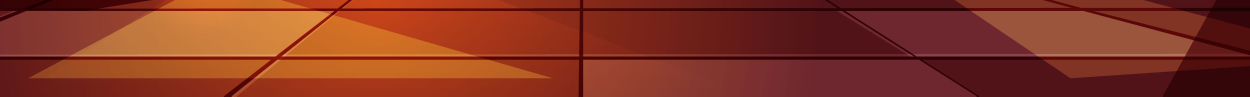
#> input picture Lighthouse-Game/Deprecated/ground_unscaled.png, 4999 x 385 px, found by its file name (shown at 1/4 size)
$ python resize.py
#> lines starting #> are read from the running program, lines starting #| are printed output that depends on the picture
from PIL import Image

# Open the PNG image
image = Image.open("BG2/ground/ground_unscaled.png")
#> image is the input picture: PIL image 4999x385 RGBA; mean R, G, B, A 134.4, 53.6, 34, 255

# Define the new dimensions
new_width = 800  # Set to your desired width
new_height = 135 # Set to your desired height

# Resize the image
resized_image = image.resize((new_width, new_height))
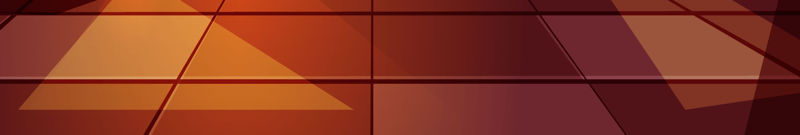
#> resized_image: PIL image 800x135 RGBA; mean R, G, B, A 134.4, 53.6, 34, 255

# Save the resized image to a new file
resized_image.save("ground.png")

# Optional: Show the resized image
resized_image.show()

$ run again, with Lighthouse-Game/Deprecated/IMG_0_unscaled.png copied over Lighthouse-Game/Deprecated/ground_unscaled.png
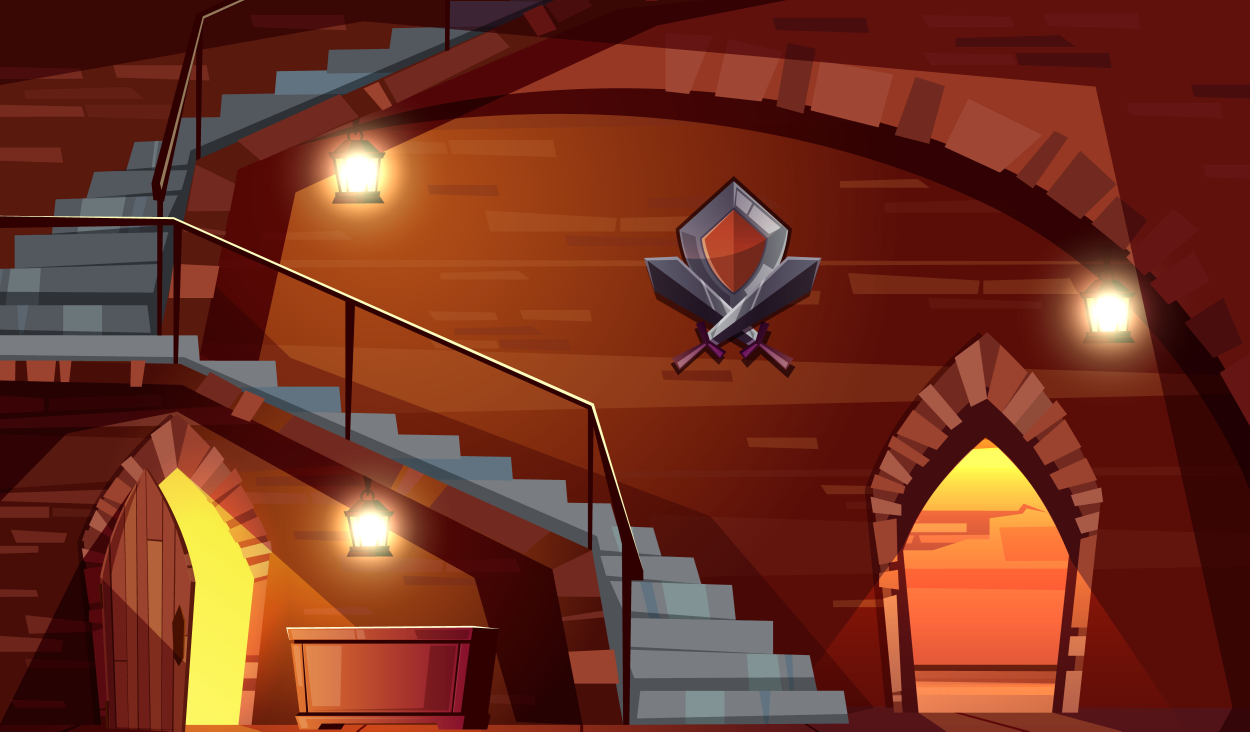
#> input picture Lighthouse-Game/Deprecated/IMG_0_unscaled.png, 4999 x 2925 px, found by its file name (shown at 1/4 size)
#> image is the input picture: PIL image 4999x2925 RGBA; mean R, G, B, A 116, 49.5, 32.3, 255
#> `resized_image = image.resize((new_width, new_height))`:
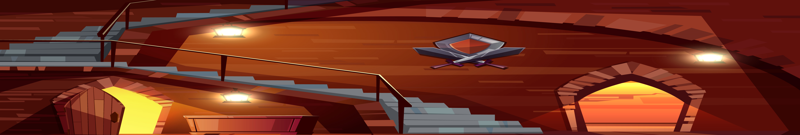
#> resized_image: PIL image 800x135 RGBA; mean R, G, B, A 116, 49.5, 32.3, 255

$ run again, with Lighthouse-Game/Deprecated/IMG_FullImage.png copied over Lighthouse-Game/Deprecated/ground_unscaled.png
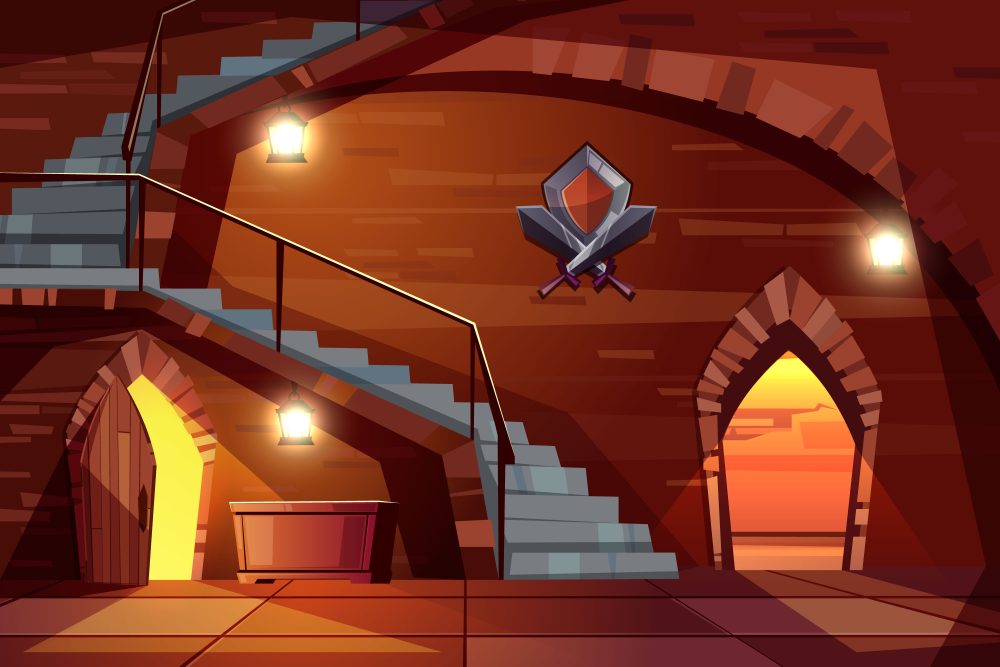
#> input picture Lighthouse-Game/Deprecated/IMG_FullImage.png, 5000 x 3333 px, found by its file name (shown at 1/5 size)
#> image is the input picture: PIL image 5000x3333 RGB; mean R, G, B 118.2, 49.9, 32.5
#> `resized_image = image.resize((new_width, new_height))`:
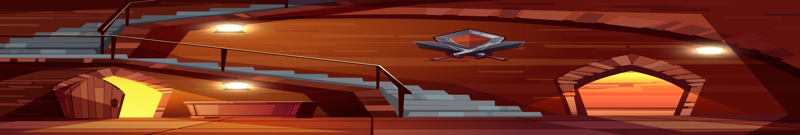
#> resized_image: PIL image 800x135 RGB; mean R, G, B 118.2, 49.9, 32.5
